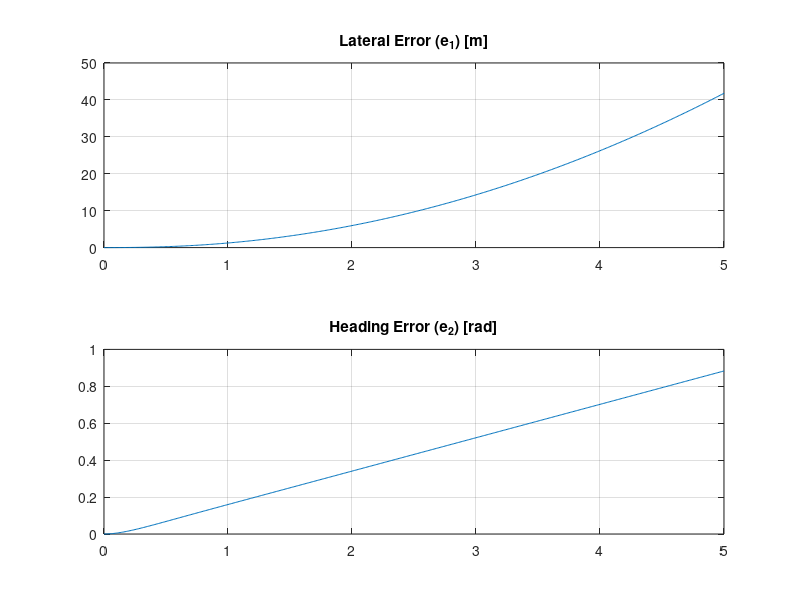

MATLAB code for this plot:
%% Equations of Motion for Bicycle Model

% STATES REL TO CENTERLINE (not inertial)
    % e1: lateral position error from centerline
    % e1_dot: lateral velocity error
    % e2: heading angle error from centerline
    % e2_dot: heading angular velocity error (e3_dot)

% Notebook has written dynamics derivations

m = 1500; % (kg), mass
Izz = 3000; % (kg*m^2), inertia about birds-eye z axis
Vx = 20; % (m/s), forward longitudinal velocity

Cf = 40000; %(N/rad/tire), front tire turn stiffness (virtual of both front)
Cr = 40000; %(N/rad/tire), rear tire turn stiffness (virtual of both rear)
lf = 1.2; % (m), distance from COM to front tire
lr = 1.6; % (m), distance from COM to rear tire


% State Space Matrices
A = [0, 1, 0, 0;
     0, (-2*(Cf+Cr))/(m*Vx), (2*(Cf+Cr))/m, (-2*(Cf*lf-Cr*lr))/(m*Vx);
     0, 0, 0, 1;
     0, (-2*(Cf*lf-Cr*lr))/(Izz*Vx), (2*(Cf*lf-Cr*lr))/Izz, (-2*(Cf*lf^2+Cr*lr^2))/(Izz*Vx)]

B = [0; 2*Cf/m; 0; 2*Cf*lf/Izz]

E = [0; (-2*(Cf*lf-Cr*lr))/m - Vx^2; 0; (-2*(Cf*lf^2+Cr*lr^2))/Izz]

C = eye(4)
D = zeros(4,1)

%% OPEN LOOP TEST
% Create continuous-time system
sys_c = ss(A, B, C, D);

% Run a step response with a 0.035 rad (2 degree) steering input
t = 0:0.01:5; % 5 second timespan
u = 0.035 * ones(size(t)); % Constant front steering angle
[y, t, x] = lsim(sys_c, u, t);

figure
subplot(2,1,1); plot(t, x(:,1)); title('Lateral Error (e_1) [m]')
grid on
subplot(2,1,2); plot(t, x(:,3)); title('Heading Error (e_2) [rad]')
grid on
